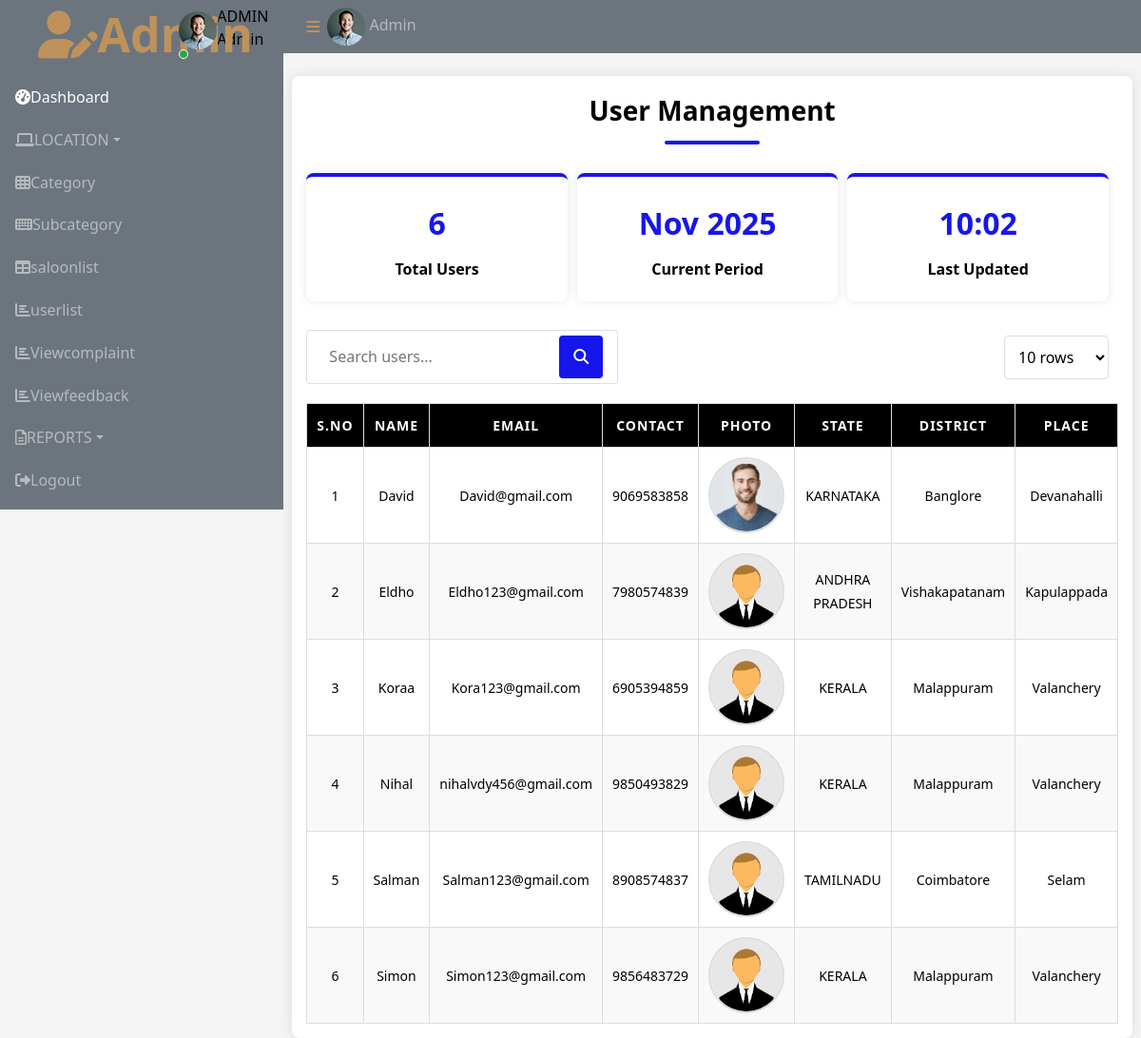
Page /Admin/userlist.php (signed in) on the committed database.
### tables this page shows
CREATE TABLE `tbl_user` (
  `user_id` int(11) NOT NULL,
  `user_name` varchar(15) NOT NULL,
  `user_email` varchar(30) NOT NULL,
  `user_contact` varchar(30) NOT NULL,
  `user_password` varchar(30) NOT NULL,
  `user_photo` varchar(100) NOT NULL,
  `user_status` int(11) NOT NULL DEFAULT 0,
  `place_id` int(11) NOT NULL
);

CREATE TABLE `tbl_state` (
  `state_id` int(11) NOT NULL,
  `state_name` varchar(40) NOT NULL,
  `state_status` int(11) NOT NULL DEFAULT 1
);

CREATE TABLE `tbl_district` (
  `district_id` int(11) NOT NULL,
  `district_name` varchar(40) NOT NULL,
  `state_id` int(11) NOT NULL,
  `district_status` int(11) NOT NULL DEFAULT 1
);

CREATE TABLE `tbl_place` (
  `place_id` int(11) NOT NULL,
  `place_name` varchar(30) NOT NULL,
  `district_id` int(11) NOT NULL,
  `place_status` int(11) NOT NULL DEFAULT 1
);

### Admin/userlist.php (the view, shortened to what this page needs)
<?php
include("../Assets/Connection/Connection.php");
include('Header.php');
?>
<!DOCTYPE html PUBLIC "-//W3C//DTD XHTML 1.0 Transitional//EN" "http://www.w3.org/TR/xhtml1/DTD/xhtml1-transitional.dtd">
<html xmlns="http://www.w3.org/1999/xhtml">
<head>
<link rel="stylesheet" href="https://cdnjs.cloudflare.com/ajax/libs/font-awesome/6.4.0/css/all.min.css">
</head>
<body>
<div class="container">
    <h1 class="page-title">User Management</h1>
    <?php
    $countQuery = "SELECT COUNT(*) as total_users FROM tbl_user";
    $countResult = $con->query($countQuery);
    $userCount = $countResult->fetch_assoc()['total_users'];
    ?>
    <div class="stats-container">
        <div class="stat-card">
            <div class="stat-number"><?php echo $userCount; ?></div>
            <div class="stat-label">Total Users</div>
        </div>
        <div class="stat-card">
            <div class="stat-number"><?php echo date('M Y'); ?></div>
            <div class="stat-label">Current Period</div>
        </div>
        <div class="stat-card">
            <div class="stat-number"><?php echo date('H:i'); ?></div>
            <div class="stat-label">Last Updated</div>
        </div>
    </div>
    <div class="action-bar">
        <div class="search-box">
            <input type="text" class="search-input" placeholder="Search users..." id="searchInput">
            <button class="search-btn" onclick="searchUsers()">
                <i class="fas fa-search"></i>
            </button>
        </div>
        <div>
            <select class="filter-select" id="rowsSelect" onchange="changeRowsPerPage()">
                <option value="10">10 rows</option>
            </select>
        </div>
    </div>
    <div class="table-container">
        <form id="form1" name="form1" method="post" action="">
            <table class="data-table" id="userTable">
                <thead>
                    <tr>
                        <th width="50">S.No</th>
                        <th>Name</th>
                        <th>Email</th>
                        <th>Contact</th>
                        <th>Photo</th>
                        <th>State</th>
                        <th>District</th>
                        <th>Place</th>
                    </tr>
                </thead>
                <tbody>
                    <?php
                    $i = 0;
                    $sel = "SELECT * FROM tbl_user u
                            INNER JOIN tbl_place p ON u.place_id = p.place_id
                            INNER JOIN tbl_district d ON p.district_id = d.district_id
                            INNER JOIN tbl_state s ON d.state_id = s.state_id
                            ORDER BY u.user_name ASC";
                    $row = $con->query($sel);
                    if($row && $row->num_rows > 0) {
                        while($data = $row->fetch_assoc())
                        {
                            $i++;
                    ?>
                    <tr>
                        <td><?php echo $i; ?></td>
                        <td><?php echo htmlspecialchars($data["user_name"]); ?></td>
                        <td><?php echo htmlspecialchars($data["user_email"]); ?></td>
                        <td><?php echo htmlspecialchars($data["user_contact"]); ?></td>
                        <td>
                            <img src="../Assets/Files/User/Photo/<?php echo $data["user_photo"]; ?>"
                                 alt="<?php echo htmlspecialchars($data["user_name"]); ?>"
                                 class="user-photo"
                                 onerror="this.src='../Assets/Files/User/Photo/default.jpg'">
                        </td>
                        <td><?php echo htmlspecialchars($data["state_name"]); ?></td>
                        <td><?php echo htmlspecialchars($data["district_name"]); ?></td>
                        <td><?php echo htmlspecialchars($data["place_name"]); ?></td>
                    </tr>
                    <?php
                        }
                    } else {
                    ?>
                    <tr>
                        <td colspan="8" class="no-data">No users found in the database.</td>
                    </tr>
                    <?php } ?>
                </tbody>
            </table>
        </form>
    </div>
</div>
</body>
</html>
<?php
include('Footer.php');
?>

### Admin/Header.php (shortened to what this page needs)
<?php
include("../Assets/Connection/Connection.php");
$select="select * from tbl_admin where admin_id='".$_SESSION['aid']."'";
$res=$con->query($select);
$data=$res->fetch_assoc();
?>
 <!DOCTYPE html>
<html lang="en">
<head>
    <link href="https://cdnjs.cloudflare.com/ajax/libs/font-awesome/5.10.0/css/all.min.css" rel="stylesheet">
    <link href="https://cdn.jsdelivr.net/npm/bootstrap-icons@1.4.1/font/bootstrap-icons.css" rel="stylesheet">
    <link href="../Assets/Templates/Admin/lib/owlcarousel/assets/owl.carousel.min.css" rel="stylesheet">
    <link href="../Assets/Templates/Admin/lib/tempusdominus/css/tempusdominus-bootstrap-4.min.css" rel="stylesheet" />
    <link href="../Assets/Templates/Admin/css/bootstrap.min.css" rel="stylesheet">
    <link href="../Assets/Templates/Admin/css/style.css" rel="stylesheet">
</head>
<body>
    <div class="container-fluid position-relative d-flex p-0">
        <div class="sidebar pe-4 pb-3">
            <nav class="navbar bg-secondary navbar-dark">
                <a href="index.html" class="navbar-brand mx-4 mb-3">
                    <span a href="Adminhome.php" class="text-primary"><i class="fa fa-user-edit me-2"></i>Admin</span>
                </a>
                <div class="d-flex align-items-center ms-4 mb-4">
                    <div class="position-relative">
                        <img class="rounded-circle" src="../Assets/Templates/Admin/img/user.jpg" alt="" style="width: 40px; height: 40px;">
                        <div class="bg-success rounded-circle border border-2 border-white position-absolute end-0 bottom-0 p-1"></div>
                    </div>
                    <div class="ms-3">
                        <h6 class="mb-0">ADMIN</h6>
                        <span>Admin</span>
                    </div>
                </div>
                <div class="navbar-nav w-100">
                    <a href="Adminhome.php" class="nav-item nav-link active"><i class="fa fa-tachometer-alt me-2"></i>Dashboard</a>
                    <div class="nav-item dropdown">
                        <a href="#" class="nav-link dropdown-toggle" data-bs-toggle="dropdown"><i class="fa fa-laptop me-2"></i>LOCATION</a>
                    </div>
                    <a href="Category.php" class="nav-item nav-link"><i class="fa fa-th me-2"></i>Category</a>
                    <a href="Subcategory.php" class="nav-item nav-link"><i class="fa fa-keyboard me-2"></i>Subcategory</a>
                    <a href="saloonlist.php" class="nav-item nav-link"><i class="fa fa-table me-2"></i>saloonlist</a>
                    <a href="userlist.php" class="nav-item nav-link"><i class="fa fa-chart-bar me-2"></i>userlist</a>
                    <a href="Viewcomplaint.php" class="nav-item nav-link"><i class="fa fa-chart-bar me-2"></i>Viewcomplaint</a>
                    <a href="Viewfeedback.php" class="nav-item nav-link"><i class="fa fa-chart-bar me-2"></i>Viewfeedback</a>
                    <div class="nav-item dropdown">
                        <a href="#" class="nav-link dropdown-toggle" data-bs-toggle="dropdown"><i class="far fa-file-alt me-2"></i>REPORTS</a>
                    </div>
                    <a href="../Logout.php" class="nav-item nav-link"><i class="fa fa-sign-out-alt me-2"></i>Logout</a>
                </div>
            </nav>
        </div>
        <div class="content">
            <nav class="navbar navbar-expand bg-secondary navbar-dark sticky-top px-4 py-0">
                <a href="#" class="sidebar-toggler flex-shrink-0">
                    <i class="fa fa-bars"></i>
                </a>
                <div class="navbar-nav align-items-center ms-auto">
                    <div class="nav-item dropdown">
                        <a href="#" class="nav-link " data-bs-toggle="dropdown">
                            <img class="rounded-circle me-lg-2" src="../Assets/Templates/Admin/img/user.jpg" alt="" style="width: 40px; height: 40px;">
                            <span class="d-none d-lg-inline-flex"><?php echo $data['admin_name']; ?></span>
                        </a>
                    </div>
                </div>
            </nav>
            <div class="container-fluid pt-4 px-4">
                <div class="row g-4">

### Admin/Footer.php (shortened to what this page needs)
</body>
</html>

### Admin/userlist.php (style rules this page uses)
* { margin: 0; padding: 0; box-sizing: border-box; font-family: 'Segoe UI', Tahoma, Geneva, Verdana, sans-serif; }
body { background-color: #f5f5f5; color: #000; }
.container { max-width: 1400px; margin: 0 auto; background: white; border-radius: 8px; box-shadow: 0 0 15px rgba(0,0,0,0.1); padding: 30px; overflow: hidden; }
.page-title { text-align: center; margin-bottom: 30px; color: #000; font-size: 28px; position: relative; padding-bottom: 15px; font-weight: bold; }
.page-title:after { content: ''; position: absolute; bottom: 0; left: 50%; transform: translateX(-50%); width: 100px; height: 4px; background: #1616eb; border-radius: 2px; }
.table-container { overflow-x: auto; margin-top: 20px; }
.data-table { width: 100%; border-collapse: collapse; background: #fff; box-shadow: 0 0 10px rgba(0,0,0,0.05); }
.data-table th, .data-table td { padding: 15px; text-align: center; border: 1px solid #ddd; }
.data-table th { background-color: #000; color: white; font-weight: 600; text-transform: uppercase; letter-spacing: 1px; position: sticky; top: 0; }
.data-table tr:nth-child(even) { background-color: #f9f9f9; }
.user-photo { width: 80px; height: 80px; border-radius: 50%; object-fit: cover; border: 2px solid #ddd; transition: all 0.3s; }
.stats-container { display: flex; justify-content: space-between; margin-bottom: 20px; flex-wrap: wrap; }
.stat-card { background: white; border-radius: 8px; padding: 20px; box-shadow: 0 0 10px rgba(0,0,0,0.1); text-align: center; flex: 1; min-width: 200px; margin: 0 10px 10px 0; border-top: 4px solid #1616eb; }
.stat-number { font-size: 2rem; font-weight: bold; color: #1616eb; margin-bottom: 5px; }
.stat-label { color: #000; font-weight: 600; }
.action-bar { display: flex; justify-content: space-between; align-items: center; margin-bottom: 20px; flex-wrap: wrap; }
.search-box { display: flex; align-items: center; background: white; border: 1px solid #ddd; border-radius: 4px; padding: 5px 15px; margin-right: 10px; }
.search-input { border: none; outline: none; padding: 8px; font-size: 16px; background: transparent; color: #000; width: 250px; }
.search-btn { background: #1616eb; color: white; border: none; padding: 8px 15px; border-radius: 4px; cursor: pointer; transition: all 0.3s; }
.filter-select { padding: 10px; border: 1px solid #ddd; border-radius: 4px; background: white; color: #000; margin-right: 10px; }
@media (max-width: 1200px) { .container { padding: 15px; } }
@media (max-width: 1200px) { .data-table { font-size: 14px; } }
@media (max-width: 1200px) { .data-table th, .data-table td { padding: 10px; } }
@media (max-width: 1200px) { .stat-card { min-width: 150px; } }

### rows in the picture
tbl_user: user_name "David", user_email "David@gmail.com", user_contact "9069583858", user_photo+user_name (picture), tbl_state.state_name "KARNATAKA", tbl_district.district_name "Banglore", place.place_name "Devanahalli"
tbl_user: user_name "Eldho", user_email "Eldho123@gmail.com", user_contact "7980574839", user_photo (picture), tbl_state.state_name "ANDHRA PRADESH", tbl_district.district_name "Vishakapatanam", place.place_name "Kapulappada"
tbl_user: user_name "Koraa", user_email "Kora123@gmail.com", user_contact "6905394859", user_photo (picture), tbl_state.state_name "KERALA", tbl_district.district_name "Malappuram", place.place_name "Valanchery"
tbl_user: user_name "Nihal", user_email "nihalvdy456@gmail.com", user_contact "9850493829", user_photo (picture), tbl_state.state_name "KERALA", tbl_district.district_name "Malappuram", place.place_name "Valanchery"
tbl_user: user_name "Salman", user_email "Salman123@gmail.com", user_contact "8908574837", user_photo (picture), tbl_state.state_name "TAMILNADU", tbl_district.district_name "Coimbatore", place.place_name "Selam"
tbl_user: user_name "Simon", user_email "Simon123@gmail.com", user_contact "9856483729", user_photo (picture), tbl_state.state_name "KERALA", tbl_district.district_name "Malappuram", place.place_name "Valanchery"

### other values in the picture
$data['admin_name'] "Admin"
$userCount "6"
